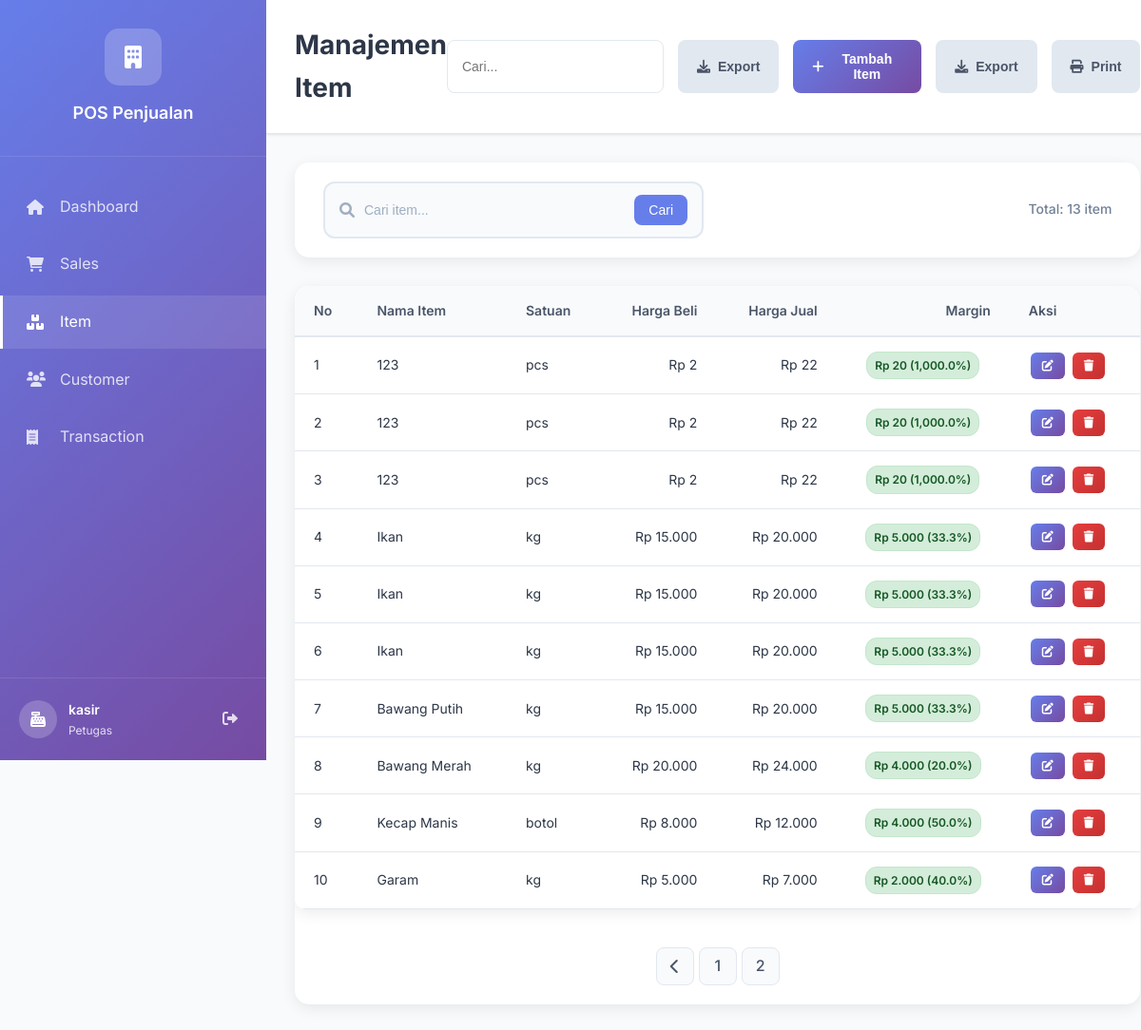
Screenshot of /pointofsales/items.php (signed in) with the database file from the repository.
### tables this page shows
CREATE TABLE `petugas` (
  `id_user` int(10) UNSIGNED NOT NULL,
  `nama_user` varchar(100) NOT NULL,
  `username` varchar(64) NOT NULL,
  `password` varchar(255) NOT NULL,
  `level` tinyint(3) UNSIGNED NOT NULL
);

CREATE TABLE `level` (
  `id_level` tinyint(3) UNSIGNED NOT NULL,
  `level` varchar(32) NOT NULL
);

CREATE TABLE `item` (
  `id_item` int(10) UNSIGNED NOT NULL,
  `nama_item` varchar(150) NOT NULL,
  `uom` varchar(30) NOT NULL,
  `harga_beli` decimal(15,2) DEFAULT 0.00,
  `harga_jual` decimal(15,2) DEFAULT 0.00
);

### pointofsales/includes/access_control.php (called while the page is built, shortened)
<?php
function hasAccess($requiredLevel) {
    $userLevel = (int)$_SESSION['level'];
    return $userLevel >= $requiredLevel;
}
function getUserRoleIcon() {
    $level = (int)$_SESSION['level'];
    switch ($level) {
        case ACCESS_KASIR:
            return 'fas fa-cash-register';
    }
}
function getAccessiblePages() {
    $allPages = [
        'dashboard.php' => ['name' => 'Dashboard', 'icon' => 'fas fa-home', 'level' => ACCESS_KASIR],
        'sales.php' => ['name' => 'Sales', 'icon' => 'fas fa-shopping-cart', 'level' => ACCESS_KASIR],
        'items.php' => ['name' => 'Item', 'icon' => 'fas fa-boxes', 'level' => ACCESS_KASIR],
        'customers.php' => ['name' => 'Customer', 'icon' => 'fas fa-users', 'level' => ACCESS_KASIR],
        'transactions.php' => ['name' => 'Transaction', 'icon' => 'fas fa-receipt', 'level' => ACCESS_KASIR],
        'reports.php' => ['name' => 'Laporan', 'icon' => 'fas fa-chart-bar', 'level' => ACCESS_MANAGER],
        'users.php' => ['name' => 'Pengguna', 'icon' => 'fas fa-user-cog', 'level' => ACCESS_ADMIN],
    ];
    $accessiblePages = [];
    foreach ($allPages as $page => $info) {
        if (hasAccess($info['level'])) {
            $accessiblePages[$page] = $info;
        }
    }
    return $accessiblePages;
}
?>

### pointofsales/classes/Item.php (called while the page is built, shortened)
<?php
class Item {
    private $pdo;
    public function __construct($database) {
        $this->pdo = $database;
    }
    public function readAll($search = '', $limit = 10, $offset = 0) {
        try {
            $whereClause = '';
            $params = [];
            $sql = "SELECT * FROM item $whereClause ORDER BY id_item DESC LIMIT " . (int)$limit . " OFFSET " . (int)$offset;
            $stmt = $this->pdo->prepare($sql);
            $stmt->execute($params);
            $result = $stmt->fetchAll(PDO::FETCH_ASSOC);
            return $result;
        } catch (PDOException $e) {
            return [
                'error' => true,
                'message' => 'Error: ' . $e->getMessage()
            ];
        }
    }
    public function getTotalCount($search = '') {
        try {
            $whereClause = '';
            $params = [];
            $sql = "SELECT COUNT(*) as total FROM item $whereClause";
            $stmt = $this->pdo->prepare($sql);
            $stmt->execute($params);
            $result = $stmt->fetch(PDO::FETCH_ASSOC);
            return $result['total'];
        } catch (PDOException $e) {
            return 0;
        }
    }
}
?>

### pointofsales/items.php (the view, shortened to what this page needs)
<?php
require_once 'classes/Item.php';
require_once __DIR__ . '/includes/access_control.php';
try {
    $database = new PDO("mysql:host=" . DB_HOST . ";dbname=" . DB_NAME . ";charset=" . DB_CHARSET, DB_USER, DB_PASS);
    $database->setAttribute(PDO::ATTR_ERRMODE, PDO::ERRMODE_EXCEPTION);
    $database->setAttribute(PDO::ATTR_DEFAULT_FETCH_MODE, PDO::FETCH_ASSOC);
} catch (PDOException $e) {
    die("Database connection failed: " . $e->getMessage());
}
$itemObj = new Item($database);
$search = $_GET['search'] ?? '';
$page = max(1, (int)($_GET['page'] ?? 1));
$limit = 10;
$offset = ($page - 1) * $limit;
$items = $itemObj->readAll($search, $limit, $offset);
$totalCount = $itemObj->getTotalCount($search);
$totalPages = ceil($totalCount / $limit);
$user_id = $_SESSION['user_id'];
$user_type = $_SESSION['user_type'];
if ($user_type === 'petugas') {
    $stmt = $database->prepare("
        SELECT p.*, l.level as role_name
        FROM petugas p
        LEFT JOIN level l ON p.level = l.id_level
        WHERE p.id_user = ?
    ");
}
$stmt->execute([$user_id]);
$user = $stmt->fetch();
?>
<!DOCTYPE html>
<html lang="id">
<head>
    <link rel="stylesheet" href="assets/css/dashboard.css">
    <link rel="stylesheet" href="assets/css/customer.css">
    <link rel="stylesheet" href="assets/css/items.css">
    <link href="https://cdnjs.cloudflare.com/ajax/libs/font-awesome/6.0.0/css/all.min.css" rel="stylesheet">
</head>
<body>
    <div class="dashboard-container">
        <nav class="sidebar">
            <div class="sidebar-header">
                <div class="logo">
                    <i class="fas fa-building"></i>
                </div>
                <h2>POS Penjualan</h2>
            </div>
            <ul class="sidebar-menu">
                <?php
                $accessiblePages = getAccessiblePages();
                foreach ($accessiblePages as $page => $info):
                ?>
                <li <?php echo ($page === 'items.php') ? 'class="active"' : ''; ?>>
                    <a href="<?php echo $page; ?>">
                        <i class="<?php echo $info['icon']; ?>"></i>
                        <span><?php echo $info['name']; ?></span>
                    </a>
                </li>
                <?php endforeach; ?>
            </ul>
            <div class="sidebar-footer">
                <div class="user-info">
                    <div class="user-avatar">
                        <i class="<?php echo getUserRoleIcon(); ?>"></i>
                    </div>
                    <div class="user-details">
                        <span class="user-name"><?php echo htmlspecialchars($user['nama_user']); ?></span>
                        <span class="user-role"><?php echo ucfirst($user['role_name']); ?></span>
                    </div>
                </div>
                <a href="logout.php" class="logout-btn">
                    <i class="fas fa-sign-out-alt"></i>
                </a>
            </div>
        </nav>
        <main class="main-content">
            <header class="header">
                <h1>Manajemen Item</h1>
                <div class="header-actions">
                    <button class="btn btn-secondary" onclick="exportData()">
                        <i class="fas fa-download"></i>
                        Export
                    </button>
                    <button class="btn btn-primary" onclick="openAddModal()">
                        <i class="fas fa-plus"></i>
                        Tambah Item
                    </button>
                </div>
            </header>
            <div class="search-section">
                <div class="search-box">
                    <i class="fas fa-search"></i>
                    <input type="text" id="searchInput" placeholder="Cari item..." value="<?php echo htmlspecialchars($search); ?>">
                    <button onclick="searchItems()">Cari</button>
                </div>
                <div class="filter-options">
                    <span class="results-count">Total: <?php echo $totalCount; ?> item</span>
                </div>
            </div>
            <div class="content-section">
                <div class="table-container">
                    <table class="data-table" id="itemsTable">
                        <thead>
                            <tr>
                                <th>No</th>
                                <th>Nama Item</th>
                                <th>Satuan</th>
                                <th>Harga Beli</th>
                                <th>Harga Jual</th>
                                <th>Margin</th>
                                <th>Aksi</th>
                            </tr>
                        </thead>
                        <tbody id="itemsTableBody">
                            <?php if (is_array($items) && !empty($items)): ?>
                                <?php foreach ($items as $index => $item): ?>
                                <tr data-id="<?php echo $item['id_item']; ?>">
                                    <td><?php echo (int)$offset + (int)$index + 1; ?></td>
                                    <td><?php echo htmlspecialchars($item['nama_item']); ?></td>
                                    <td><?php echo htmlspecialchars($item['uom']); ?></td>
                                    <td>Rp <?php echo number_format($item['harga_beli'], 0, ',', '.'); ?></td>
                                    <td>Rp <?php echo number_format($item['harga_jual'], 0, ',', '.'); ?></td>
                                    <td>
                                        <?php
                                        $margin = $item['harga_jual'] - $item['harga_beli'];
                                        $marginPercent = $item['harga_beli'] > 0 ? ($margin / $item['harga_beli']) * 100 : 0;
                                        ?>
                                        <span class="margin-badge <?php echo $marginPercent >= 20 ? 'good' : ($marginPercent >= 10 ? 'ok' : 'low'); ?>">
                                            Rp <?php echo number_format($margin, 0, ',', '.'); ?>
                                            (<?php echo number_format($marginPercent, 1); ?>%)
                                        </span>
                                    </td>
                                    <td>
                                        <button class="btn btn-sm btn-primary" onclick="editItem(<?php echo $item['id_item']; ?>)">
                                            <i class="fas fa-edit"></i>
                                        </button>
                                        <button class="btn btn-sm btn-danger" onclick="deleteItem(<?php echo $item['id_item']; ?>, '<?php echo htmlspecialchars($item['nama_item']); ?>')">
                                            <i class="fas fa-trash"></i>
                                        </button>
                                    </td>
                                </tr>
                                <?php endforeach; ?>
                            <?php else: ?>
                                <tr>
                                    <td colspan="7" class="text-center">Tidak ada data item</td>
                                </tr>
                            <?php endif; ?>
                        </tbody>
                    </table>
                </div>
                <?php if ($totalPages > 1): ?>
                <div class="pagination">
                    <?php if ($page > 1): ?>
                        <a href="?page=<?php echo $page - 1; ?>&search=<?php echo urlencode($search); ?>" class="page-btn">
                            <i class="fas fa-chevron-left"></i>
                        </a>
                    <?php endif; ?>
                    <?php for ($i = max(1, $page - 2); $i <= min($totalPages, $page + 2); $i++): ?>
                        <a href="?page=<?php echo $i; ?>&search=<?php echo urlencode($search); ?>"
                           class="page-btn <?php echo $i === $page ? 'active' : ''; ?>">
                            <?php echo $i; ?>
                        </a>
                    <?php endfor; ?>
                </div>
                <?php endif; ?>
            </div>
        </main>
    </div>
</body>
</html>

### pointofsales/assets/css/dashboard.css (style rules this page uses)
* { margin: 0; padding: 0; box-sizing: border-box; }
body { font-family: 'Inter', -apple-system, BlinkMacSystemFont, 'Segoe UI', Roboto, sans-serif; background: #f8fafc; color: #2d3748; line-height: 1.6; }
.dashboard-container { display: flex; min-height: 100vh; }
.sidebar { width: 280px; background: linear-gradient(135deg, #667eea 0%, #764ba2 100%); color: white; position: fixed; height: 100vh; overflow-y: auto; z-index: 1000; }
.sidebar-header { padding: 30px 20px; text-align: center; border-bottom: 1px solid rgba(255, 255, 255, 0.1); }
.sidebar-header .logo { width: 60px; height: 60px; background: rgba(255, 255, 255, 0.2); border-radius: 15px; display: flex; align-items: center; justify-content: center; margin: 0 auto 15px; font-size: 24px; }
.sidebar-header h2 { font-size: 18px; font-weight: 600; margin: 0; }
.sidebar-menu { list-style: none; padding: 20px 0; }
.sidebar-menu li { margin: 5px 0; }
.sidebar-menu a { display: flex; align-items: center; padding: 15px 25px; color: rgba(255, 255, 255, 0.8); text-decoration: none; transition: all 0.3s ease; border-left: 3px solid transparent; }
.sidebar-menu a:hover, .sidebar-menu li.active a { background: rgba(255, 255, 255, 0.1); color: white; border-left-color: white; }
.sidebar-menu a i { width: 20px; margin-right: 15px; font-size: 16px; }
.sidebar-footer { position: absolute; bottom: 0; left: 0; right: 0; padding: 20px; border-top: 1px solid rgba(255, 255, 255, 0.1); display: flex; align-items: center; justify-content: space-between; }
.user-info { display: flex; align-items: center; flex: 1; }
.user-avatar { width: 40px; height: 40px; background: rgba(255, 255, 255, 0.2); border-radius: 50%; display: flex; align-items: center; justify-content: center; margin-right: 12px; }
.user-details { display: flex; flex-direction: column; }
.user-name { font-weight: 600; font-size: 14px; }
.user-role { font-size: 12px; opacity: 0.8; }
.logout-btn { color: rgba(255, 255, 255, 0.8); padding: 10px; border-radius: 8px; transition: all 0.3s ease; }
.main-content { flex: 1; margin-left: 280px; padding: 0; }
.header { background: white; padding: 25px 30px; border-bottom: 1px solid #e2e8f0; display: flex; align-items: center; justify-content: space-between; box-shadow: 0 1px 3px rgba(0, 0, 0, 0.1); }
.header h1 { font-size: 28px; font-weight: 700; color: #2d3748; }
.header-actions { display: flex; gap: 15px; }
.btn { padding: 12px 20px; border: none; border-radius: 8px; font-size: 14px; font-weight: 600; cursor: pointer; transition: all 0.3s ease; display: inline-flex; align-items: center; gap: 8px; text-decoration: none; }
.btn-primary { background: linear-gradient(135deg, #667eea, #764ba2); color: white; }
.content-section { margin: 30px; background: white; border-radius: 15px; box-shadow: 0 4px 15px rgba(0, 0, 0, 0.08); overflow: hidden; }
.table-container { overflow-x: auto; }
.data-table { width: 100%; border-collapse: collapse; }
.data-table th, .data-table td { padding: 15px 30px; text-align: left; border-bottom: 1px solid #e2e8f0; }
.data-table th { background: #f8fafc; font-weight: 600; color: #4a5568; font-size: 14px; }
.data-table td { color: #2d3748; font-size: 14px; }
.stat-card, .content-section { animation: fadeInUp 0.6s ease-out forwards; }

### pointofsales/assets/css/items.css (style rules this page uses)
.margin-badge { display: inline-block; padding: 4px 8px; border-radius: 12px; font-size: 12px; font-weight: 600; text-align: center; min-width: 80px; }
.margin-badge.good { background-color: #d4edda; color: #155724; border: 1px solid #c3e6cb; }
.data-table th:nth-child(4), .data-table th:nth-child(5), .data-table th:nth-child(6), .data-table td:nth-child(4), .data-table td:nth-child(5), .data-table td:nth-child(6) { text-align: right; }
.data-table td:nth-child(6) { text-align: center; }

### rows the page displays
petugas: nama_user "kasir", level.level "Petugas"
item: index "1", nama_item "123", uom "pcs", harga_beli "2", harga_jual "22", margin "20", marginPercent "1,000.0"
item: index "2", nama_item "123", uom "pcs", harga_beli "2", harga_jual "22", margin "20", marginPercent "1,000.0"
item: index "3", nama_item "123", uom "pcs", harga_beli "2", harga_jual "22", margin "20", marginPercent "1,000.0"
item: index "4", nama_item "Ikan", uom "kg", harga_beli "15.000", harga_jual "20.000", margin "5.000", marginPercent "33.3"
item: index "5", nama_item "Ikan", uom "kg", harga_beli "15.000", harga_jual "20.000", margin "5.000", marginPercent "33.3"
item: index "6", nama_item "Ikan", uom "kg", harga_beli "15.000", harga_jual "20.000", margin "5.000", marginPercent "33.3"
item: index "7", nama_item "Bawang Putih", uom "kg", harga_beli "15.000", harga_jual "20.000", margin "5.000", marginPercent "33.3"
item: index "8", nama_item "Bawang Merah", uom "kg", harga_beli "20.000", harga_jual "24.000", margin "4.000", marginPercent "20.0"
item: index "9", nama_item "Kecap Manis", uom "botol", harga_beli "8.000", harga_jual "12.000", margin "4.000", marginPercent "50.0"
item: index "10", nama_item "Garam", uom "kg", harga_beli "5.000", harga_jual "7.000", margin "2.000", marginPercent "40.0"

### other values shown
$info['name'] "Dashboard"
$info['name'] "Sales"
$info['name'] "Item"
$info['name'] "Customer"
$info['name'] "Transaction"
$totalCount "13"
